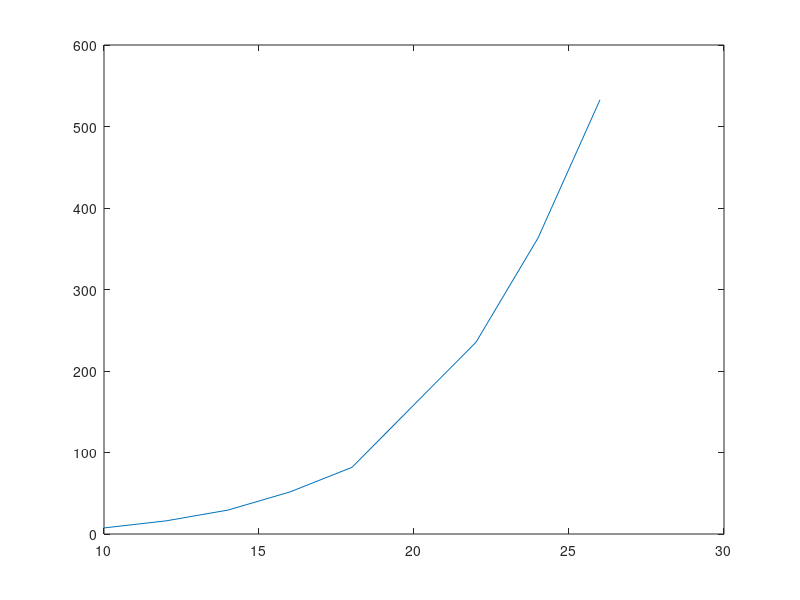
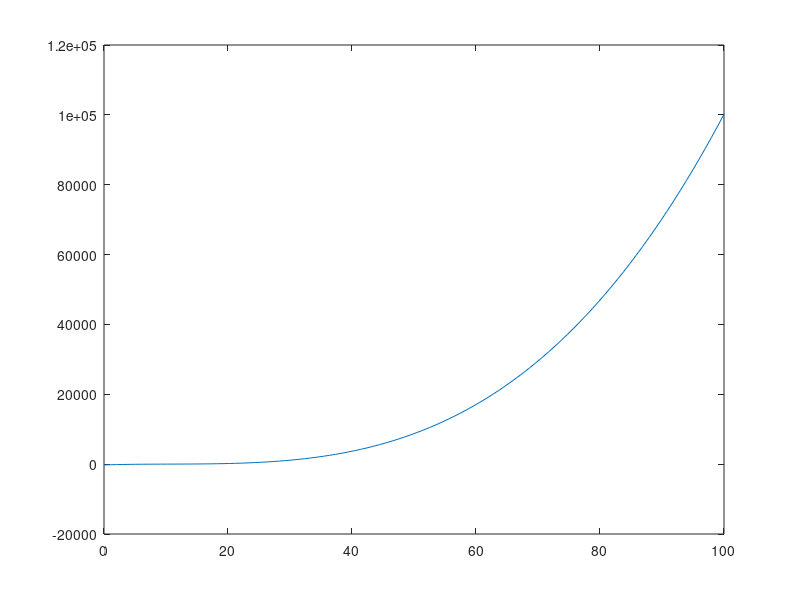

Write MATLAB code to recreate these figures, in order.
% simtime plot for v4 for increasing resolution.

sim_t = [7.452164380844091, 16.104100258442788, 29.376547164988022, 51.617634134431825, 81.803509453929760, 1.585813861387583e+02, 2.353180965015956e+02, 3.631274589352391e+02, 5.327770678431460e+02 ];
res   = [10, 12, 14, 16, 18, 20, 22, 24, 26 ];

figure(11)
plot(res,sim_t);

x = linspace(0,100,100);
y = 0.14.*x.^3 -4.5.*x.^2 + 54.*x -2.2e+02;

figure(12)
plot(x,y);

